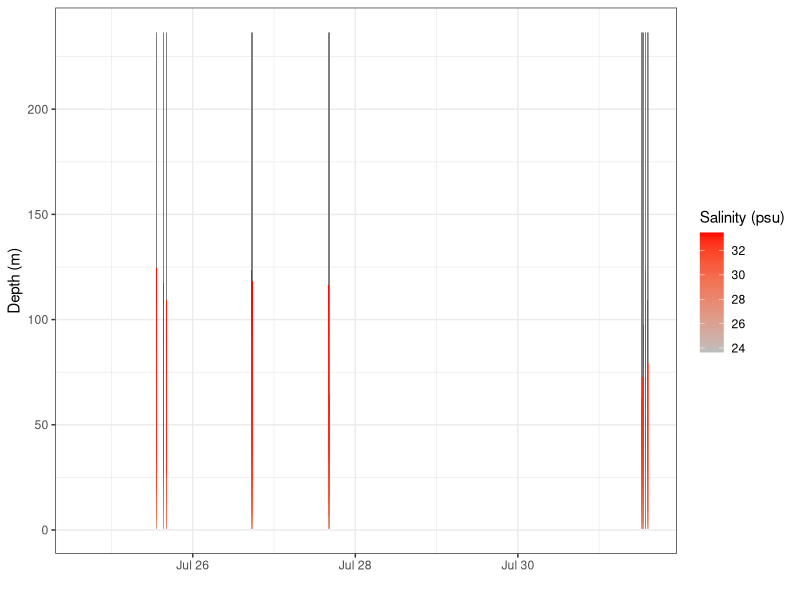
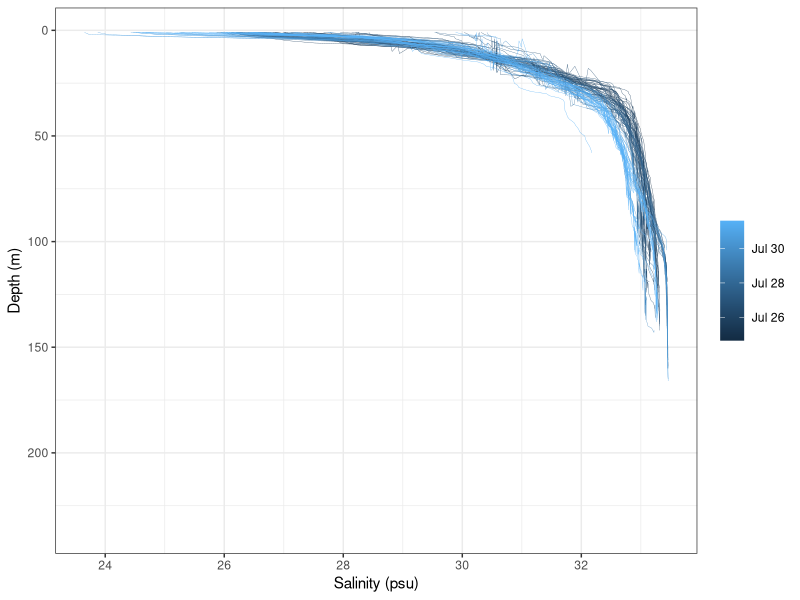

R code for these plots, in order:
## ---- chunk 1
knitr::opts_chunk$set(echo = TRUE)
## ---- chunk 2
library(ncdf4)
library(dplyr)
library(tidyr)
library(ggplot2)
## ---- chunk 3

nc <- nc_open("data/WG2013CTD.nc")
## ---- chunk 4
print(nc)
## ---- chunk 5
vars <- attributes(nc$var)$names
vars
## ---- chunk 6
dims<-attributes(nc$dim)$names
dims
## ---- chunk 7
salinity<-ncvar_get(nc,"sal")
time <- ncvar_get(nc, "time")
depth <- ncvar_get(nc, "z")
## ---- chunk 8
time <- as.POSIXct((time + 719529)*86400, origin = "1970-01-01", tz = "UTC")
## ---- chunk 9
salinity_data <- as.data.frame(salinity) 
## ---- chunk 10
names(salinity_data) <- as.character(depth)
## ---- chunk 11
salinity_data_long <- salinity_data %>% 
    mutate(time = time) %>% 
    gather(key = "depth", value = "salinity", -time) %>%  #"-time" leave out the time column
    mutate(depth = as.numeric(depth)) %>% 
    arrange(time)

head(salinity_data_long)
## ---- chunk 12
ggplot(salinity_data_long, aes(x = time, y = depth, fill =salinity)) +
    geom_raster() +
    theme_bw() +
    ylab("Depth (m)") +
    xlab("") +
    scale_fill_continuous(low = "gray", high = "red", name = "Salinity (psu)")
## ---- chunk 13
ggplot(salinity_data_long, aes(x = salinity,
                          y = depth,
                          group = time,
                          color = time)) +
    geom_line(size = .1) +
    scale_y_reverse() + # flip the y axis
    theme_bw() +
    ylab("Depth (m)") +
    xlab("Salinity (psu)") +
    theme(legend.title = element_blank())
